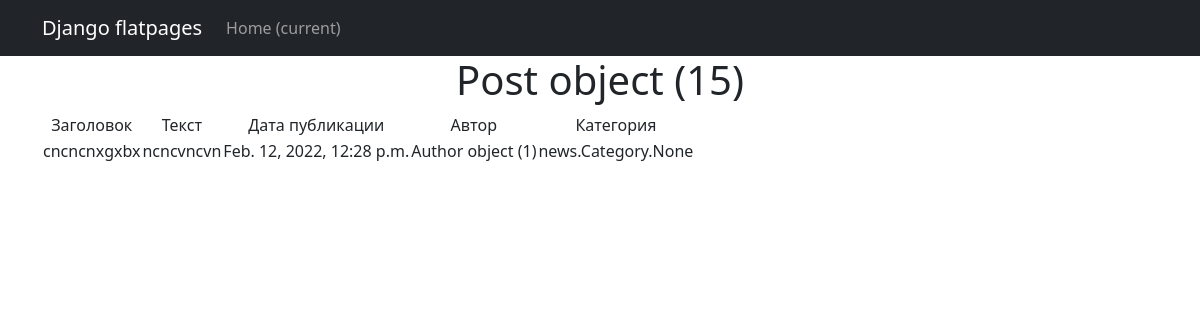
/news/15, run on the app's committed database.
### news/models.py (models this page shows, shortened)
class Post(models.Model):
    stat = 's'
    new = 'n'
    POST_TYPE = [
        (stat, "Статья"),
        (new, "Новость")
    ]
    author = models.ForeignKey(Author, on_delete=models.CASCADE)
    post_type = models.CharField(max_length=1, choices=POST_TYPE, default=stat)
    created = models.DateTimeField(auto_now_add=True)
    category = models.ManyToManyField(Category, through='PostCategory')
    title = models.CharField(max_length=256)
    text = models.TextField()
    rating = models.IntegerField(default=0)

class Author(models.Model):
    user = models.OneToOneField(User, on_delete=models.CASCADE)
    rating = models.IntegerField(default=0)

### news/views.py (the view)
# urls.py: path('<int:pk>', PostDetail.as_view(), name='post_detail'),
class PostDetail(DetailView):
    template_name = 'post_detail.html'
    queryset = Post.objects.all()
    context_object_name = 'news'

### templates/post_detail.html (shortened to what this page needs)
{% extends 'flatpages/default.html' %}
{% block content %}
    <h1>{{news}}</h1>
    {% if news %}
       <table>
           <tr>
               <td>
                   Заголовок
               </td>
               <td>
                   Текст
               </td>
               <td>
                   Дата публикации
               </td>
               <td>
                   Автор
               </td>
                <td>
                   Категория
               </td>
           </tr>
               <tr>
                   <td>
                       {{news.title}}
                   </td>
                   <td>
                       {{news.text}}
                   </td>
                   <td>
                       {{news.created}}
                   </td>
                   <td>
                       {{news.author}}
                   </td>
                    <td>
                       {{news.category}}
                   </td>
               </tr>
       </table>
    {% else %}
        <h2>Новостей нет!</h2>
    {% endif %}
{% endblock content %}

### data on the page
Post: id "Post object (15)", title "cncncnxgxbx", text "ncncvncvn", created "Feb. 12, 2022, 12:28 p.m.", author "Author object (1)", category "news.Category.None"
